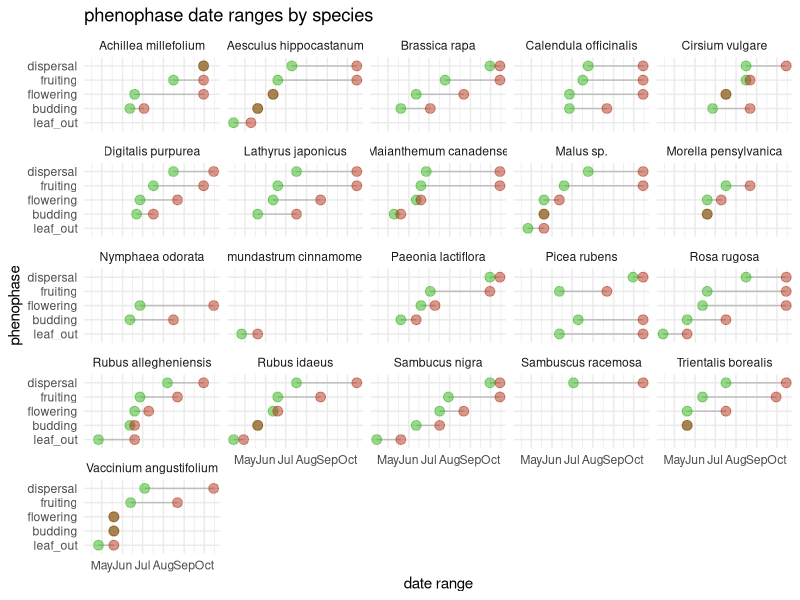
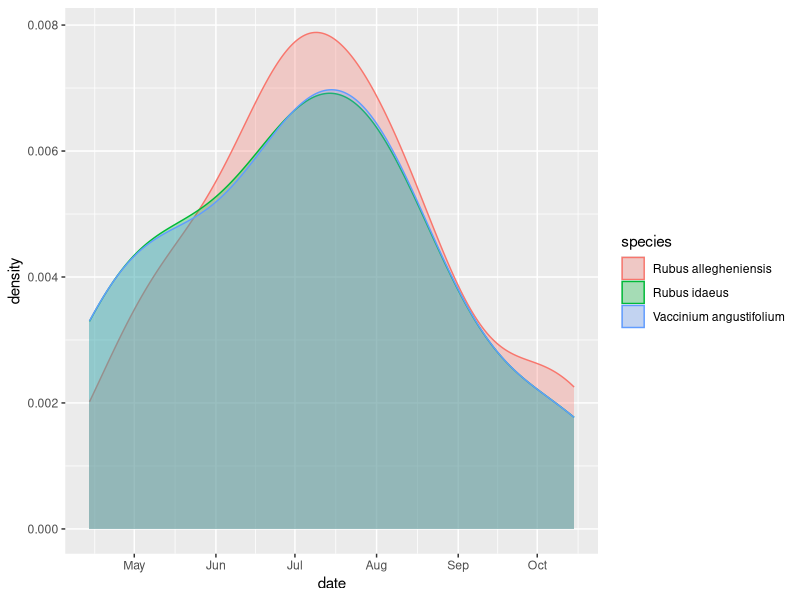
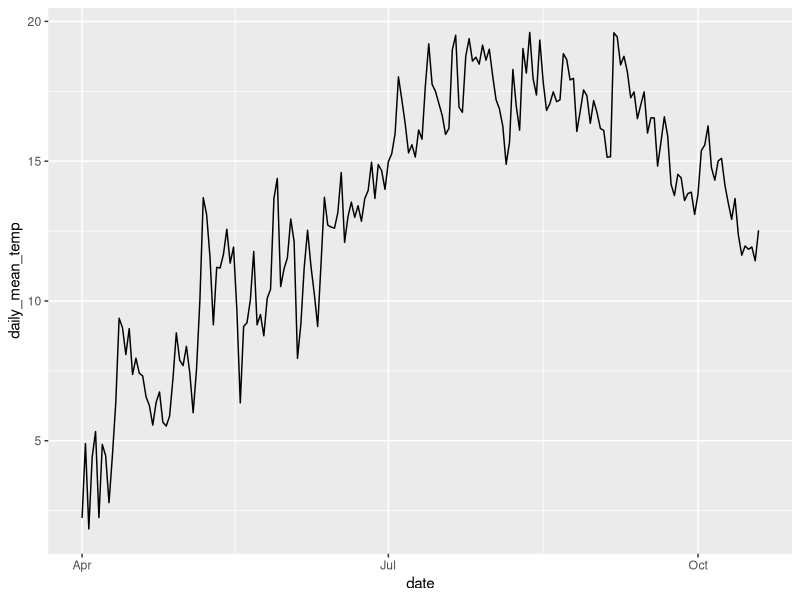
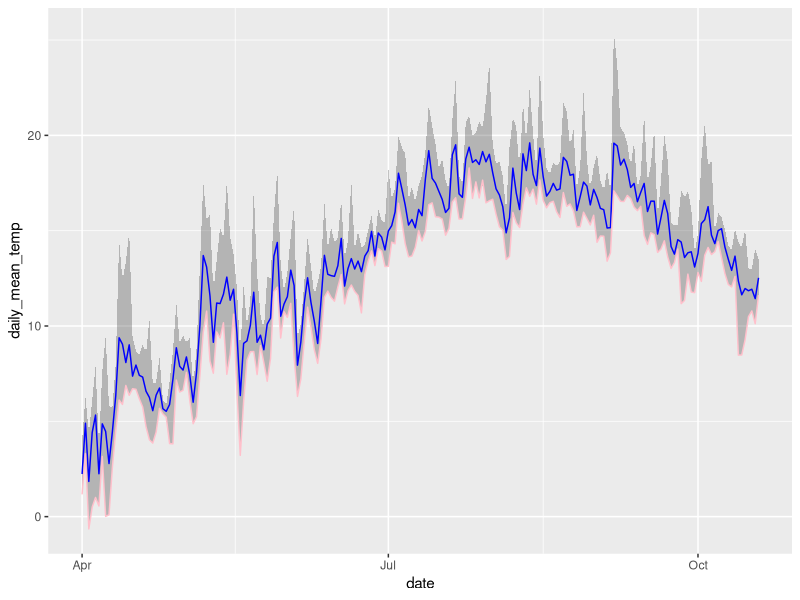

These figures' R source, in order: (Note: this script raises an error after producing the figures.)
## ---- chunk 1
library(tidyverse)
library(broom)
library(readr)
library(dplyr)
library(forcats)
library(lubridate)
## ---- chunk 2
hurricane_plants <- read_csv("../data/hurricane_plants.csv")

hurricane_plants <- read_csv("../data/hurricane_plants.csv", 
    col_types = cols(date = col_date(format = "%m/%d/%Y")))

weather_data <- read_csv("../data/neracoos_buoy_data.csv")
## ---- chunk 3
# arrage variables in logical order
hurricane_plants <- relocate(hurricane_plants, 
       date, 
       life_form, 
       species, 
       initial_emergence,
       breaking_leaf_buds_count,
       leaf_presence,
       percent_unfolded_leaves,
       unfolded_leaves_count,
       percent_full_size_leaf,
       percent_leaves_colorful,
       fallen_leaf_presence,
       breaking_needle_bud_count,
       young_needle_count,
       percent_stalk_growth,
       percent_fiddlehead_unrolled,
       buds_and_flowers_count,
       percent_open_flowers,
       pollen_amount,
       pollen_cone_count,
       percent_open_pollen_cones,
       fruit_count,
       unripe_seed_cone_count, 
       percent_ripe_fruits,
       ripe_seed_cone_count,
       dropped_fruit_count,
       notes
       )

# remove empty rows, where life_form is NA 
hurricane_plants <- hurricane_plants %>% 
  filter(!is.na(life_form))
## ---- chunk 4
# new variable of a string of numbers for observed phases
# 1 = leafing out
# 2 = budding
# 3 = flowering
# 4 = fruiting
# 5 = ripe fruits/seeds
# 6 = seed dispersal
# hurricane_plants <- hurricane_plants %>%
#   mutate(phenophase = case_when(
#     initial_emergence == T        ~ "1",
#     buds_and_flowers_count > 0    ~ "2",
#     pollen_cone_count > 0         ~ "2",
#     percent_open_flowers > 0      ~ "3",
#     pollen_amount != "none"       ~ "3",
#     fruit_count > 0               ~ "4"))

# first emergence column creation
hurricane_plants_join <- hurricane_plants %>%
  # mutate(date = as.Date(date)) %>%
  group_by(species, initial_emergence) %>% 
  filter(date == min(date)) %>% 
  slice(1) %>% # takes the first occurrence if there is a tie
  ungroup() %>%
  filter(initial_emergence == "TRUE") %>%
  dplyr::select(date, species, first_emergence=initial_emergence)

hurricane_plants <- hurricane_plants %>%
  full_join(hurricane_plants_join, join_by(date, species))
## ---- chunk 5
# create leafing out phenophase
hurricane_plants <- hurricane_plants %>%
  mutate(leaf_out = case_when(
    breaking_leaf_buds_count > 0 & percent_unfolded_leaves < 1 ~ T,
    breaking_needle_bud_count > 0 ~ T,
    percent_stalk_growth > 0 & percent_stalk_growth < 1 ~ T,
    .default = F
  ))
  
# create budding phenophase
hurricane_plants <- hurricane_plants %>%
  mutate(budding = case_when(
    buds_and_flowers_count > 0 & percent_open_flowers < 1 ~ T,
    pollen_cone_count > 0 ~ T,
    .default = F
  ))

# create flowering phenophase
hurricane_plants <- hurricane_plants %>%
  mutate(flowering = case_when(
    percent_open_flowers > 0 & buds_and_flowers_count > 0 ~ T,
    pollen_amount != "none" ~ T,
    .default = F
  ))

# create fruiting phenophase
hurricane_plants <- hurricane_plants %>%
  mutate(fruiting = case_when(
    fruit_count > 0 ~ T,
    unripe_seed_cone_count > 0 ~ T,
    .default = F
  ))

# create dispersal phenophase
hurricane_plants <- hurricane_plants %>%
  mutate(dispersal = case_when(
    percent_ripe_fruits > 0 ~ T,
    ripe_seed_cone_count > 1 ~ T,
    dropped_fruit_count > 0 ~ T,
    .default = F
  ))
## ---- chunk 6
# pivot longer
hurricane_plants_long <- hurricane_plants %>%
  pivot_longer(
    cols = c(leaf_out : dispersal), 
    names_to = "phenophase"
  ) %>%
  filter(value == "TRUE") %>%
  group_by(species, phenophase) %>%
  summarize(start_date = min(date), 
            end_date = max(date))

# plot
#f <- factor(c("budding", "dispersal", "flowering", "fruiting", "leaf_out"), levels = c("leaf_out", "budding", "flowering", "fruiting", "dispersal"))

as.data.frame(hurricane_plants_long) %>%
  #fct_relevel(f) 
  # mutate(phenophase = as.character(phenophase)) %>%
  # fct_relevel(phenophase, c("leaf_out", "budding", "flowering", "fruiting", "dispersal")) %>%
ggplot() +
  geom_segment( aes(x=(fct_relevel(phenophase, c("leaf_out", "budding", "flowering", "fruiting", "dispersal"))), xend=(fct_relevel(phenophase, c("leaf_out", "budding", "flowering", "fruiting", "dispersal"))), y=start_date, yend=end_date), color="grey") +
  geom_point(aes(x=(fct_relevel(phenophase, c("leaf_out", "budding", "flowering", "fruiting", "dispersal"))), y=start_date), color=rgb(0.2,0.7,0.1,0.5), size=3 ) +
  geom_point(aes(x=(fct_relevel(phenophase, c("leaf_out", "budding", "flowering", "fruiting", "dispersal"))), y=end_date), color=rgb(0.7,0.2,0.1,0.5), size=3 ) +
  coord_flip()+
  facet_wrap(~ species) +
  theme_minimal() +
  theme(
    legend.position = "none",
  ) +
  labs(x = "phenophase",
       y = "date range",
       title = "phenophase date ranges by species")
## ---- chunk 7
#comparisons with raspberry, blackberry, and blueberry
hurricane_plants %>%
  filter(species %in% c("Rubus allegheniensis", "Vaccinium angustifolium", "Rubus idaeus"),
         percent_ripe_fruits >= 0) %>%
  ggplot(
    aes(x = date, color = species, fill = species,)) +
    geom_density(alpha = 0.3)
   # scale_color_viridis(discrete = TRUE) +
   # scale_fill_viridis(discrete = TRUE)
#This isn't quite what I want here. not sure it should be a density plot cuz i wanna specify that the y axis should be percent ripe fruit. Maybe it should be a histogram instead? R is hard.
## ---- chunk 8
# lubridate weather entries, calculate useful daily temperatures
weather_data <- weather_data %>%
  mutate(time = ymd_hms(time),
         month = month(time),
         day = day(time),
         date = as_date(round_date(time, unit = "day"))) %>%
  mutate(air_temperature = as.numeric(air_temperature)) %>%
  group_by(date) %>%
  summarize(daily_mean_temp = mean(air_temperature, na.rm = TRUE),
            daily_min_temp = min(air_temperature, na.rm = TRUE),
            daily_max_temp = max(air_temperature, na.rm = TRUE),
            daily_sd_temp = sd(air_temperature, na.rm = TRUE))

# glimpse weather data
glimpse(weather_data)
## ---- chunk 9
# set species minimums for temperatures and calculate total days above "frosts"
weather_data %>%
  group_by(date) %>%
  mutate(yarrow_temp_above = case_when(daily_mean_temp > 5 ~ 1, 
                                       TRUE ~ 0),
         apple_temp_above = case_when(daily_mean_temp > 12 ~ 1, 
                                       TRUE ~ 0)) %>% #find relevant temperatures, name by species, and join to hurricane_plants by this variable (dates after critical period)
  pivot_longer(cols = c(yarrow_temp_above, apple_temp_above), names_to = "species_germ", values_to = "germination_possible") %>%
  filter(germination_possible == 1) %>% #earliest non-frost or favourable germination date
  group_by(species_germ) %>%
  slice_min(date, n = 1)
## ---- chunk 10
# line plot daily mean temperature
ggplot(weather_data, aes(x=date, y=daily_mean_temp)) +
  geom_line() 
## ---- chunk 11
# plot ribbon of daily temperature readings
weather_data %>%
  ggplot(aes(x = date)) +
    geom_ribbon(aes(y = daily_mean_temp, ymin = daily_min_temp, ymax = daily_max_temp), alpha = 0.3) +
    geom_line(aes(y = daily_mean_temp), color = "blue") +
    geom_line(aes(y = daily_min_temp), color = "pink") 
## ---- chunk 12
hurricane_climate <- read_file("../data/hurricane_climate.sdb")
